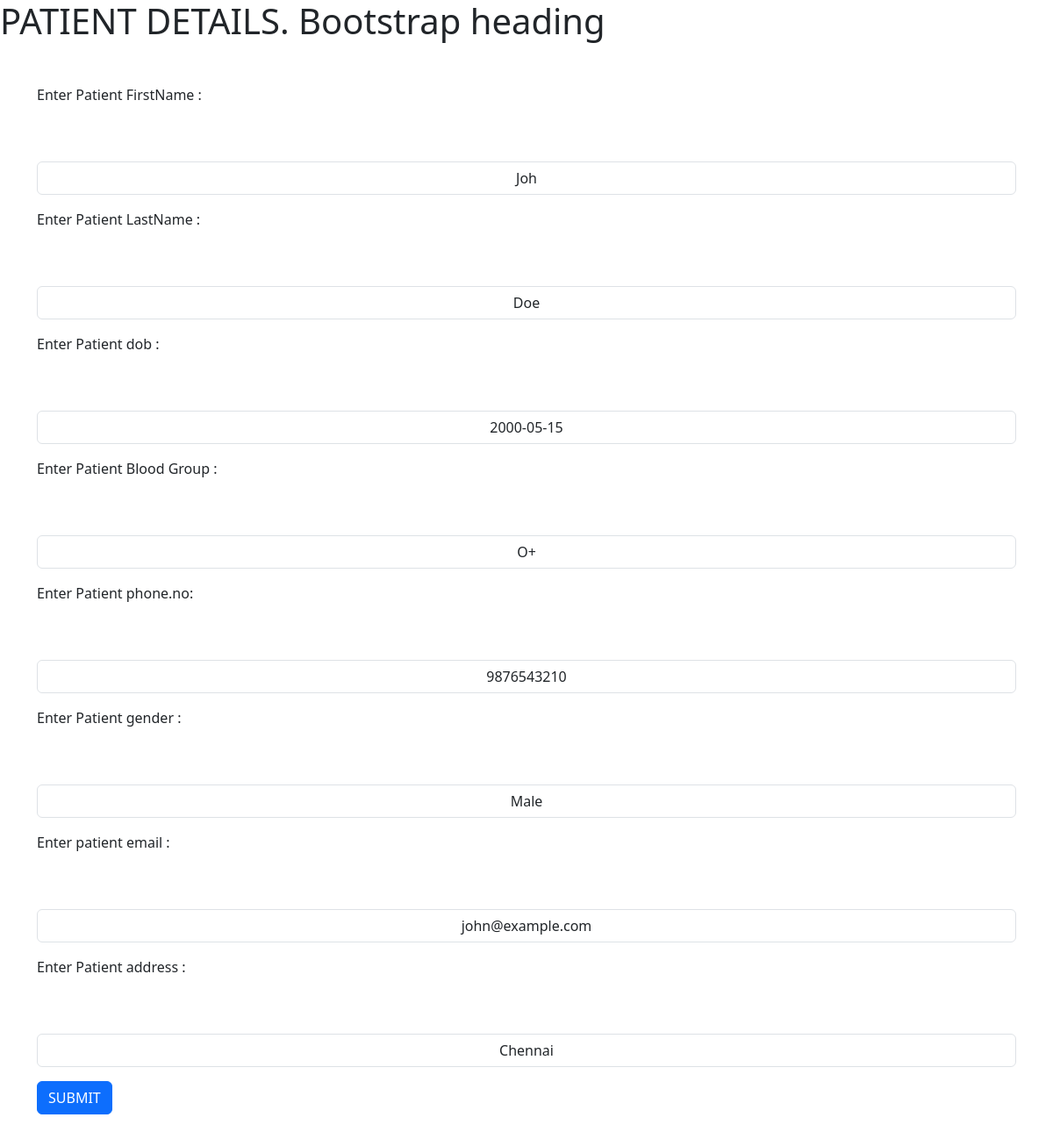
Screenshot of /edit_patient/2 with the database file from the repository.
### tables this page shows
CREATE TABLE patients(
    patient_id INTEGER PRIMARY KEY AUTOINCREMENT,
    firstname TEXT NOT NULL,
    lastname TEXT NOT NULL,
    gender TEXT NOT NULL,
    dob TEXT NOT NULL,
    phone TEXT NOT NULL,
    email TEXT NOT NULL,
    address TEXT NOT NULL,
    blood_group TEXT NOT NULL,
    time TIMESTAMP DEFAULT CURRENT_TIMESTAMP
);

### app.py (the view, shortened to what this page needs)
@app.route("/edit_patient/<int:patient_id>", methods=["GET", "POST"])
def edit_patient(patient_id):
    conn = sq.connect("ehr.db")
    cursor = conn.cursor()
    if request.method == "GET":
        cursor.execute(
            "SELECT * FROM patients WHERE patient_id=?",
            (patient_id,)
        )
        patient = cursor.fetchone()
        conn.close()
        if patient is None:
            return "Patient not found"
        return render_template(
            "edit_patient.html",
            patient=patient
        )

### templates/edit_patient.html (shortened to what this page needs)
<!DOCTYPE html>
<html>
    <head>
        <link href="https://cdn.jsdelivr.net/npm/bootstrap@5.3.8/dist/css/bootstrap.min.css" rel="stylesheet" integrity="sha384-sR
        Il4kxILFvY47J16cr9ZwB07vP4J8+LH7qKQnuqkuIAvNWLzeN8tE5YBujZqJLB">
        <h1 class="">PATIENT DETAILS. Bootstrap heading</h1>
    </head>
    <body>
        <div class="container mb-5 mt-5">
        <form action="/edit_patient/{{patient[0]}}" method="POST">
            <label for="firstname" class="text-center mb-3">Enter Patient FirstName : </label>
            <input type="text" id="firstname" name="firstname" value="{{patient[1]}}" class="text-center mt-5 mb-3 form-control" required>
            <label for="lastname" class="text-center mb-3">Enter Patient LastName : </label>
            <input type="text" id="lastname" name="lastname" value="{{patient[2]}}" class="text-center mt-5 mb-3 form-control" required>
            <label for="dob" class="text-center mb-3">Enter Patient dob : </label>
            <input type="text" id="dob" name="dob" value="{{patient[4]}}" class="text-center mt-5 mb-3 form-control" required>
            <label for="blood_group" class="text-center mb-3">Enter Patient Blood Group : </label>
            <input type="text" id="blood_group" name="blood_group" value="{{patient[8]}}" class="text-center mt-5 mb-3 form-control" required>
            <label for="phone" class="text-center mb-3">Enter Patient phone.no: </label>
            <input type="text" id="phone" name="phone" value="{{patient[5]}}" class="text-center mt-5 mb-3 form-control" required>
            <label for="gender" class="text-center mb-3">Enter Patient gender : </label>
            <input type="text" id="gender" name="gender" value="{{patient[3]}}" class="text-center mt-5 mb-3 form-control" required>
            <label for="email" class="text-center mb-3">Enter patient email : </label>
            <input type="text" id="email" name="email" class="text-center mt-5 mb-3 form-control" value="{{patient[6]}}" required>
            <label for="address" class="text-center mb-3">Enter Patient address : </label>
            <input type="text" id="address" name="address" value="{{patient[7]}}" class="text-center mt-5 mb-3 form-control" required>
            <button type="submit" class="btn btn-primary">SUBMIT</button>
        </form>
        </div>
    </body>
</html>

### rows the page displays
patients: firstname "Joh", lastname "Doe", dob "2000-05-15", blood_group "O+", phone "9876543210", gender "Male", email "john@example.com", address "Chennai"
